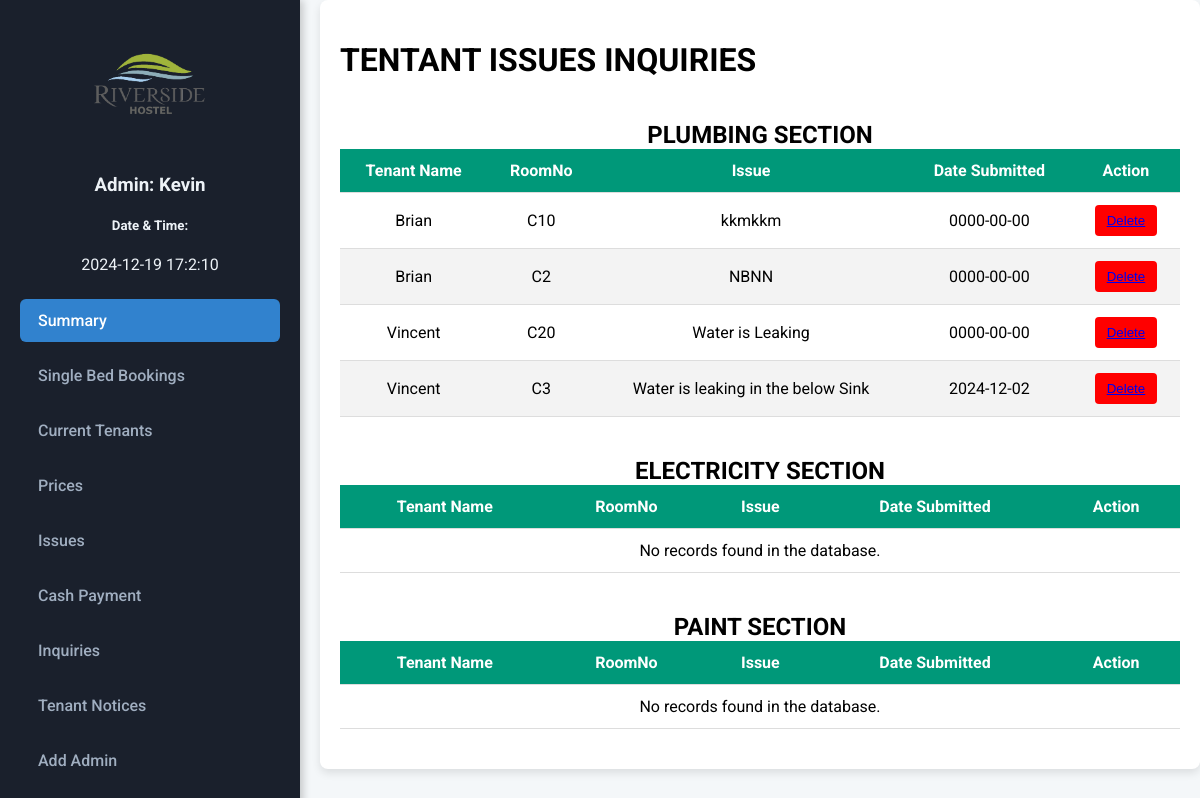
The app's page /ADMIN/issues.php (signed in) with its own data.
### tables this page shows
CREATE TABLE `plumbingdb` (
  `FirstName` varchar(200) NOT NULL,
  `RoomNo` varchar(200) NOT NULL,
  `Issue` varchar(200) NOT NULL,
  `Date` date NOT NULL
);

### ADMIN/issues.php (the view, shortened to what this page needs)
<!DOCTYPE html>
<html lang="en">
<head>
</head>
<body>
    <div class="container">
        <div class="side">
            <?php include("base.php"); ?>
        </div>
        <div class="tabo">
            <h1>TENTANT ISSUES INQUIRIES</h1>
            <div class="plumbing">PLUMBING SECTION</div>
            <table>
                <thead>
                    <tr>
                        <th>Tenant Name</th>
                        <th>RoomNo</th>
                        <th>Issue</th>
                        <th>Date Submitted</th>
                        <th>Action</th>
                    </tr>
                </thead>
                <tbody>
                    <?php
                    include("connection.php");
                    $query = "SELECT * FROM plumbingdb";
                    $result = mysqli_query($conn, $query);
                    if (mysqli_num_rows($result) > 0) {
                        while ($row = mysqli_fetch_assoc($result)) {
                            echo "<tr>";
                            echo "<td>" . $row["FirstName"] . "</td>";
                            echo "<td>" . $row["RoomNo"] . "</td>";
                            echo "<td>" . $row["Issue"] . "</td>";
                            echo "<td>" . $row["Date"] . "</td>";
                            echo '<td class="delete"><button><a href="plumbdelete.php?issuedelete=' . $row["RoomNo"] . '">Delete</a></button></td>';
                            echo "</tr>";
                        }
                    } else {
                        echo '<tr><td colspan="5">No records found in the database.</td></tr>';
                    }
                    ?>
                </tbody>
            </table>
            <div class="plumbing">ELECTRICITY SECTION</div>
            <table>
                <thead>
                    <tr>
                        <th>Tenant Name</th>
                        <th>RoomNo</th>
                        <th>Issue</th>
                        <th>Date Submitted</th>
                        <th>Action</th>
                    </tr>
                </thead>
                <tbody>
                    <?php
                    include("connection.php");
                    $query = "SELECT * FROM electricdb";
                    $result = mysqli_query($conn, $query);
                    if (mysqli_num_rows($result) > 0) {
                        while ($row = mysqli_fetch_assoc($result)) {
                            echo "<tr>";
                            echo "<td>" . $row["FirstName"] . "</td>";
                            echo "<td>" . $row["RoomNo"] . "</td>";
                            echo "<td>" . $row["Issue"] . "</td>";
                            echo "<td>" . $row["Date"] . "</td>";
                            echo '<td class="delete"><button><a href="electricdelete.php?issuedelete=' . $row["RoomNo"] . '">Delete</a></button></td>';
                            echo "</tr>";
                        }
                    } else {
                        echo '<tr><td colspan="5">No records found in the database.</td></tr>';
                    }
                    ?>
                </tbody>
            </table>
            <div class="plumbing">PAINT SECTION</div>
            <table>
                <thead>
                    <tr>
                        <th>Tenant Name</th>
                        <th>RoomNo</th>
                        <th>Issue</th>
                        <th>Date Submitted</th>
                        <th>Action</th>
                    </tr>
                </thead>
                <tbody>
                    <?php
                    include("connection.php");
                    $query = "SELECT * FROM walldb";
                    $result = mysqli_query($conn, $query);
                    if (mysqli_num_rows($result) > 0) {
                        while ($row = mysqli_fetch_assoc($result)) {
                            echo "<tr>";
                            echo "<td>" . $row["FirstName"] . "</td>";
                            echo "<td>" . $row["RoomNo"] . "</td>";
                            echo "<td>" . $row["Issue"] . "</td>";
                            echo "<td>" . $row["Date"] . "</td>";
                            echo '<td class="delete"><button><a href="paintdelete.php?issuedelete=' . $row["RoomNo"] . '">Delete</a></button></td>';
                            echo "</tr>";
                        }
                    } else {
                        echo '<tr><td colspan="5">No records found in the database.</td></tr>';
                    }
                    ?>
                </tbody>
            </table>
        </div>
    </div>
</body>
</html>

### ADMIN/issues.php (style rules this page uses)
body { font-family: Arial, sans-serif; background-color: #f4f4f9; margin: 0; padding: 0; }
.container { display: flex; }
.tabo { flex: 1; padding: 20px; background-color: #ffffff; margin-left: 20px; box-shadow: 0 4px 8px rgba(0, 0, 0, 0.1); border-radius: 8px; }
table { width: 100%; border-collapse: collapse; margin-bottom: 20px; font-size: 16px; }
table th, table td { padding: 12px 15px; border-bottom: 1px solid #dddddd; text-align: center; }
table thead { background-color: #009879; color: #ffffff; }
table tbody tr:nth-of-type(even) { background-color: #f3f3f3; }
.delete button { background-color: red; color: white; border: none; padding: 8px 12px; border-radius: 4px; cursor: pointer; transition: background-color 0.3s ease; }
.plumbing { text-align: center; padding-top: 20px; font-size: 1.5em; font-weight: bold; }

### ADMIN/base.php (style rules this page uses)
body { background-color: #f4f7f9; font-family: 'Roboto', sans-serif; margin: 0; padding: 0; }

### records on screen
plumbingdb: FirstName "Brian", RoomNo "C10", Issue "kkmkkm", Date "0000-00-00"
plumbingdb: FirstName "Brian", RoomNo "C2", Issue "NBNN", Date "0000-00-00"
plumbingdb: FirstName "Vincent", RoomNo "C20", Issue "Water is Leaking", Date "0000-00-00"
plumbingdb: FirstName "Vincent", RoomNo "C3", Issue "Water is leaking in the below Sink", Date "2024-12-02"

### other values on screen
$_SESSION['username'] "Kevin"
